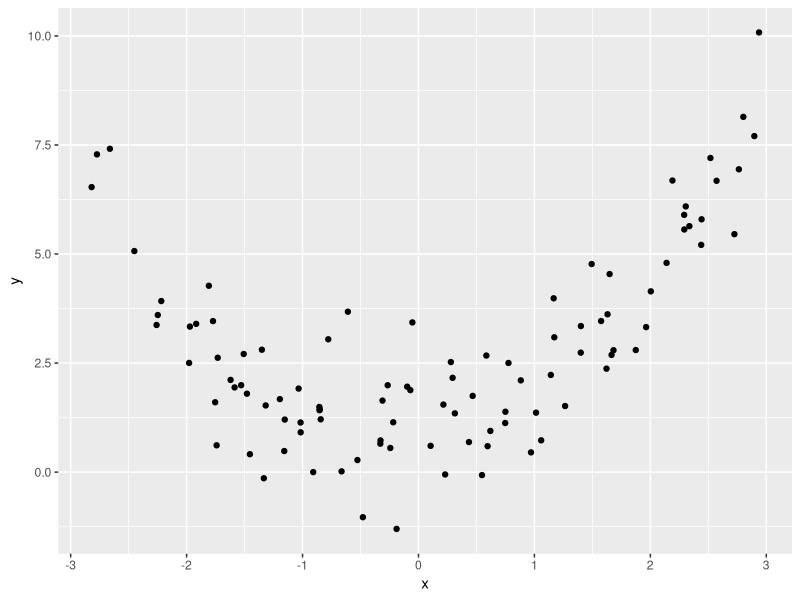
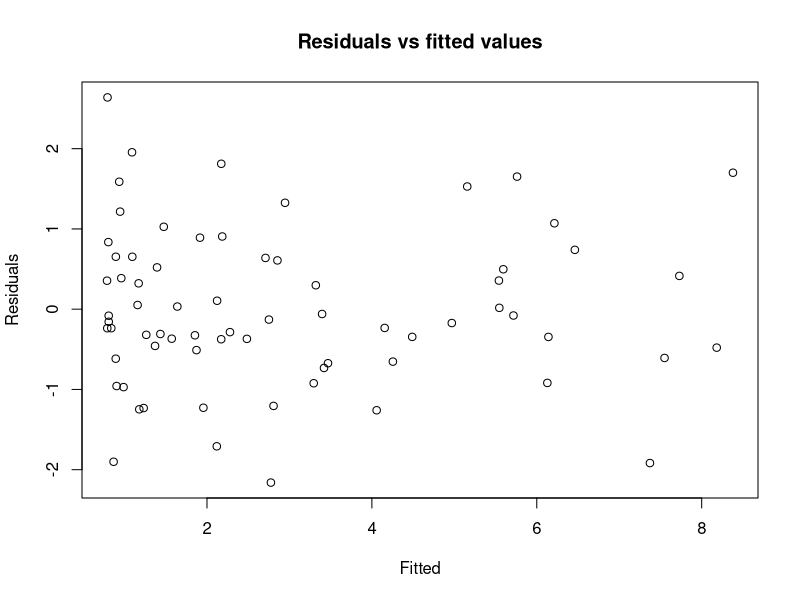
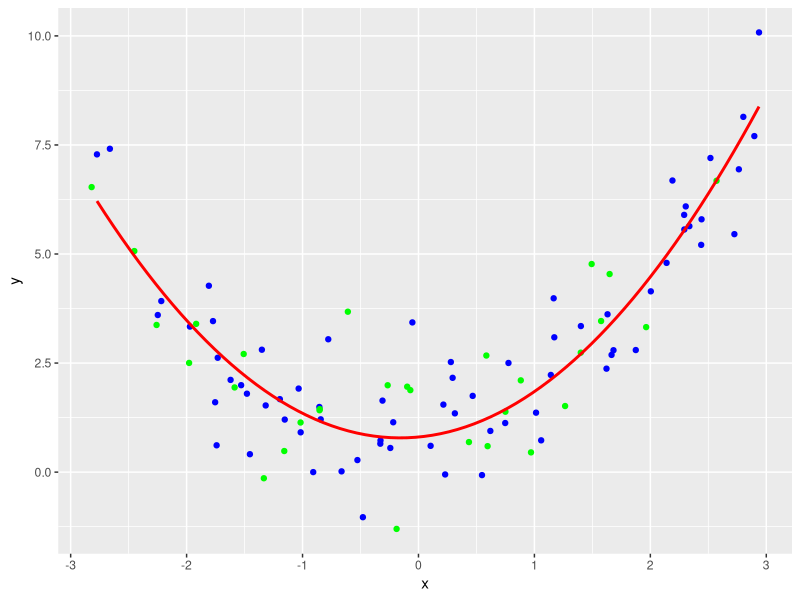
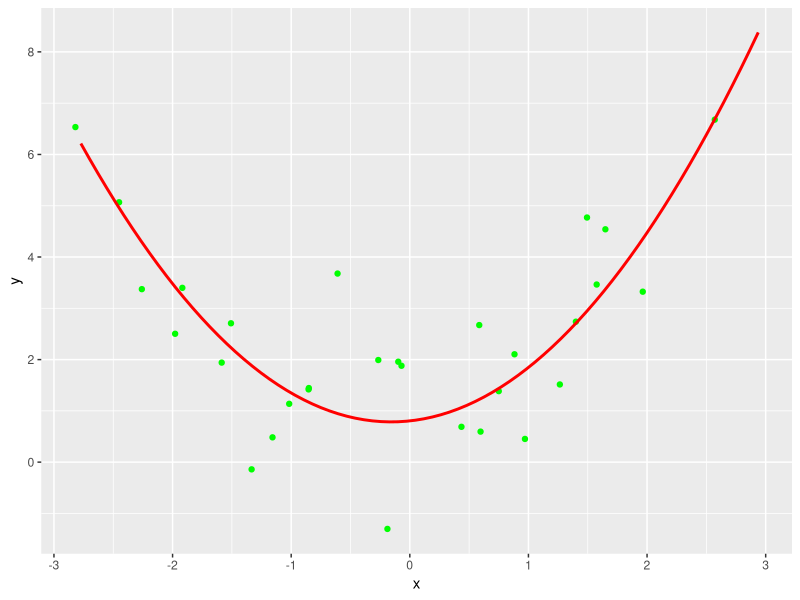
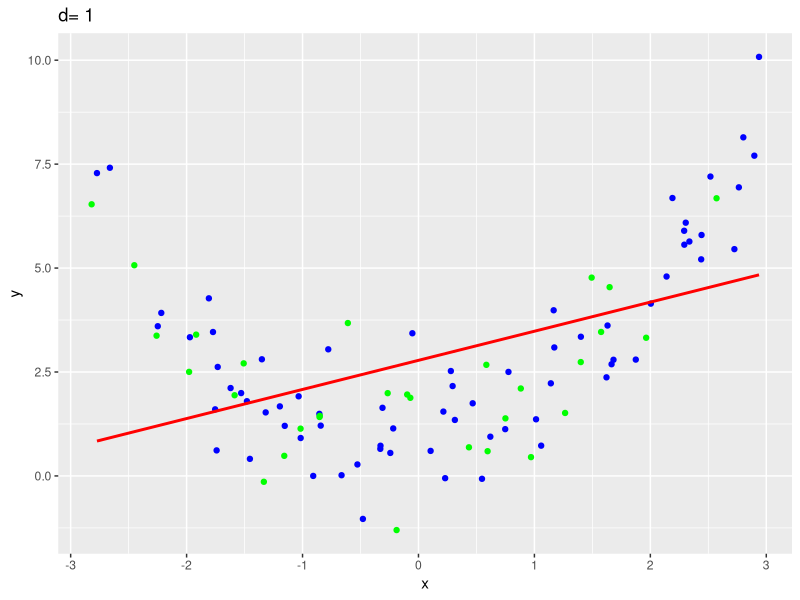
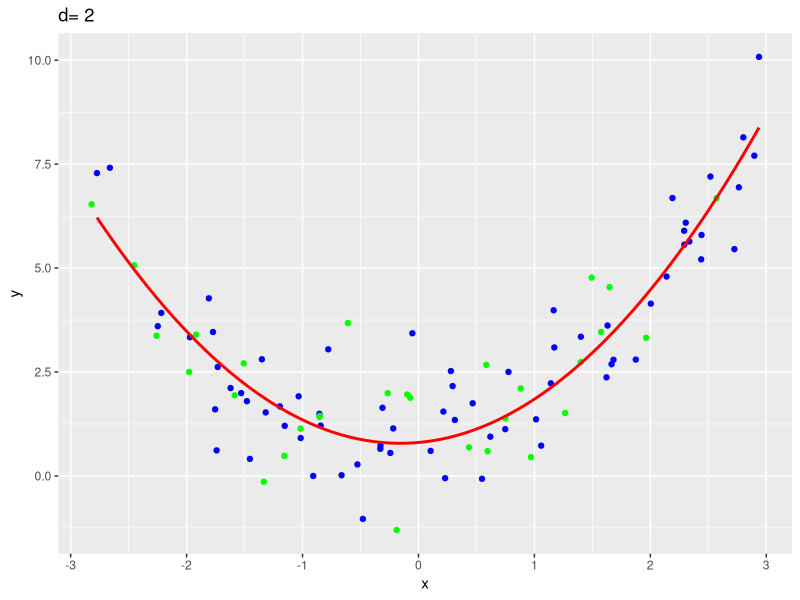
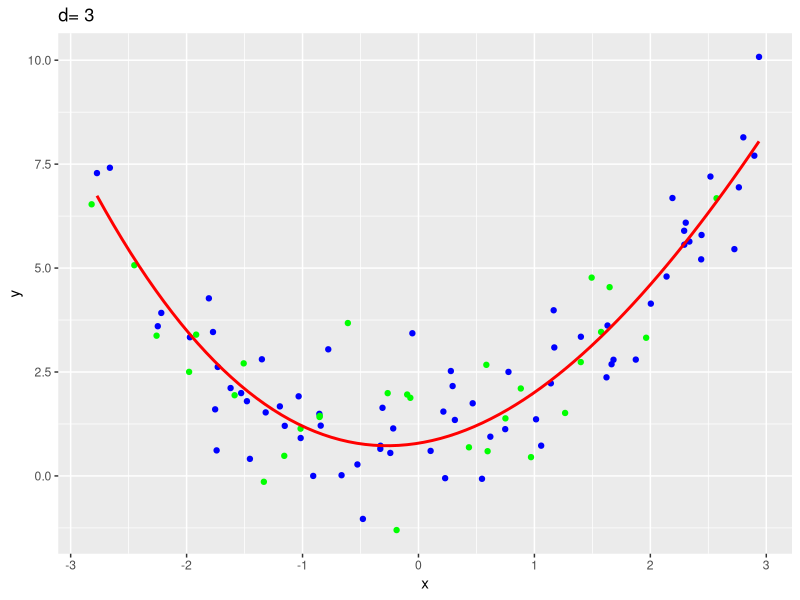
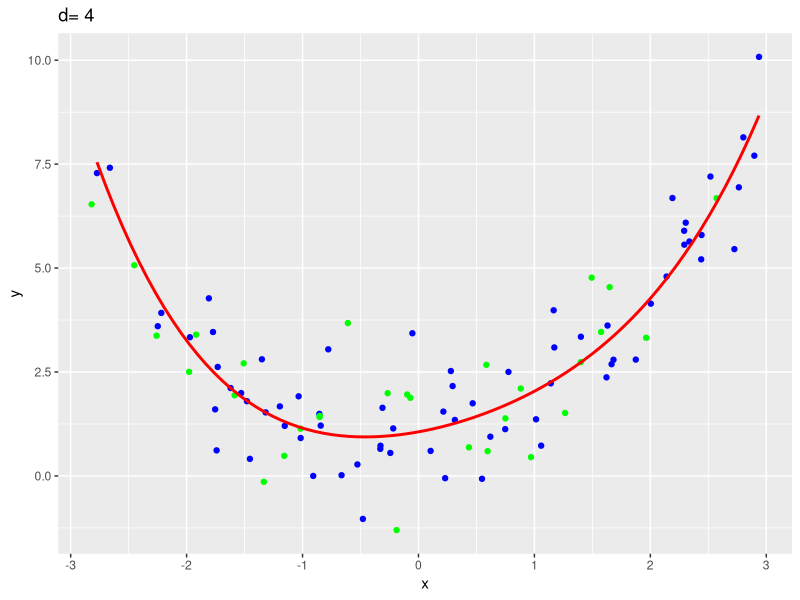

These charts were generated, in order, by the following R code:
## ---- chunk 1
knitr::opts_chunk$set(echo = TRUE)
## ---- chunk 2
library(tidyverse)
# library(caret)
library(ggplot2)

# Generate data
set.seed(100)
df <- data.frame(x = runif(100, -3, 3), y=1)
df$y <- df$y + 0.3*df$x + 0.75*df$x^2 + rnorm(n=100, mean=0, sd=1)

# Visualize data
ggplot(df, aes(x=x, y=y)) +
  geom_point()
## ---- chunk 3
# idx contains sample indices to be part of training data
idx <- sample(x = 1:nrow(df), size = 70, replace = FALSE)
train_data  <- df[idx, ]
test_data   <- df[-idx, ]
train_data
test_data
## ---- chunk 4
poly(c(1,2,3), 2, raw = TRUE)
poly(c(1,2,3), 2, raw = FALSE)
## ---- chunk 5
# Build the model with d=2
model <- lm(y ~ poly(x, 2, raw = TRUE), data = train_data)
# Look at the summary of the model fit
summary(model)
## ---- chunk 6
# Model residuals
plot(model$fit, model$res, xlab="Fitted",ylab="Residuals", main="Residuals vs fitted values")
## ---- chunk 7
# Make predictions for training data
train_fit <- model %>% predict(train_data)
# plot(train_data$x, train_fit, xlab="Predictor",ylab="Response", main="Residuals vs fitted values")
ggplot(data = NULL, aes(x = x, y = y)) +
  geom_point(data = train_data, color= "blue") +
  geom_point(data = test_data, color= "green") +
  stat_smooth(data = train_data, method = "lm", formula = y ~ poly(x, 2, raw = TRUE), se=FALSE, color = "red")
## ---- chunk 8
# Make predictions for testing data
test_fit <- model %>% predict(test_data)
ggplot(data = test_data, aes(x = x, y = y)) +
  geom_point(color= "green") +
  stat_smooth(data = train_data, method = "lm", formula = y ~ poly(x, 2, raw = TRUE), se=FALSE, color = "red")
## ---- chunk 9
for (d in 1:15){
  g <- ggplot(data = NULL, aes(x = x, y = y)) +
  geom_point(data = train_data, color= "blue") +
  geom_point(data = test_data, color= "green") +
  stat_smooth(data = train_data, method = "lm", formula = y ~ poly(x, d, raw = TRUE),                se=FALSE, color = "red") +
  ggtitle(paste("d=",d))
  print(g)
}

## ---- chunk 10
mse_train <- c()
mse_test <- c()
for (d in 1:15){
  model <- lm(y ~ poly(x, d, raw = TRUE), data = train_data)
  train_fit <- model %>% predict(train_data)
  train_mse <- mean((train_data$y-train_fit)^2)
  mse_train[d] <- train_mse
  test_fit <- model %>% predict(test_data)
  test_mse <- mean((test_data$y-test_fit)^2)
  mse_test <- append(mse_test, test_mse)
}
mse_train
mse_test
## ---- chunk 11
mse <- data.frame(
  x = 1:length(mse_train),
  y1 = mse_train,
  y2 = mse_test
)
mse

ggplot(mse, aes(x = x)) +
  geom_line(aes(y = y1, color = "Train"), linetype = "solid") +
  geom_line(aes(y = y2, color = "Test"), linetype = "solid") +
  labs(
    title = "MSE for different values of d",
    x = "Degree of polynomial",
    y = "MSE"
  ) +
  scale_color_manual(values = c("Train" = "blue", "Test" = "red")) +
  theme_minimal() +
  theme(legend.title = element_blank())
